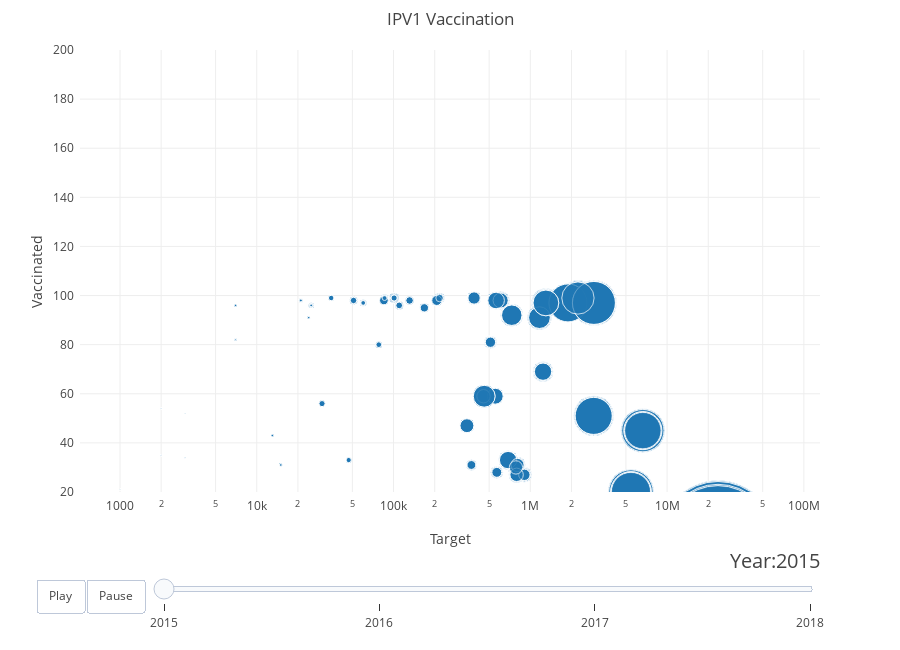

Notebook code for this chart:
### Code cell
from bubbly.bubbly import make_grid, set_layout, get_trace

# Define the new variable
size_column = 'values' 

# Make the grid
years = dataset[time_column].unique()

col_name_template = '{}+{}_grid'
column_names = [x_column, y_column, bubble_column, size_column]
grid = make_grid(dataset, column_names, time_column, years)
    
# Set the layout
figure, sliders_dict = set_layout(x_title='Target', y_title='Vaccinated', 
            title='IPV1 Vaccination', x_logscale=True, y_logscale=False, 
            show_slider=True, slider_scale=years, show_button=True, show_legend=False, 
            height=650)
# Add the base frame
year = min(years)
col_name_template_year = col_name_template.format(year, {})
trace = get_trace(grid=grid, col_name_template=col_name_template_year, 
                    x_column=x_column, y_column=y_column, 
                    bubble_column=bubble_column, size_column=size_column)
figure['data'].append(trace)


# Add time frames
for year in years:
    frame = {'data': [], 'name': str(year)}
    col_name_template_year = col_name_template.format(year, {})
    trace = get_trace(grid=grid, col_name_template=col_name_template_year, 
                    x_column=x_column, y_column=y_column, 
                    bubble_column=bubble_column, size_column=size_column)
    frame['data'].append(trace)
    figure['frames'].append(frame) 
    add_slider_steps(sliders_dict, year)

# Set the layout once more
figure['layout']['xaxis']['autorange'] = True
figure['layout']['yaxis']['range'] = [20, 200]
figure['layout']['sliders'] = [sliders_dict]

#print(frame)
# Plot the animation
plotly.offline.iplot(figure, config={'scrollzoom': True})

### Figure 1 — Plotly figure (JSON) as saved in the notebook; plotly's stock layout.template omitted (floating-point values rounded to 4 significant figures; data arrays with more than 128 entries replaced by an {"elided": "..."} marker saying what was removed)
{"data": [{"marker": {"size": {"elided": "1540 int values"}, "sizemode": "area", "sizeref": 200000}, "mode": "markers", "text": {"elided": "1540 str values"}, "type": "scatter", "uid": "b1b4e8a2-0a2b-459e-a47e-c45b45d693fd", "x": {"elided": "1540 int values"}, "y": {"elided": "1540 int values"}}], "layout": {"height": 650, "hovermode": "closest", "margin": {"b": 50, "pad": 5, "t": 50}, "showlegend": false, "sliders": [{"active": 0, "currentvalue": {"font": {"size": 20}, "prefix": "Year:", "visible": true, "xanchor": "right"}, "len": 0.9, "pad": {"b": 10, "t": 50}, "steps": [{"args": [[2015], {"frame": {"duration": 300, "redraw": false}, "mode": "immediate", "transition": {"duration": 300}}], "label": "2015", "method": "animate"}, {"args": [[2016], {"frame": {"duration": 300, "redraw": false}, "mode": "immediate", "transition": {"duration": 300}}], "label": "2016", "method": "animate"}, {"args": [[2017], {"frame": {"duration": 300, "redraw": false}, "mode": "immediate", "transition": {"duration": 300}}], "label": "2017", "method": "animate"}, {"args": [[2018], {"frame": {"duration": 300, "redraw": false}, "mode": "immediate", "transition": {"duration": 300}}], "label": "2018", "method": "animate"}], "transition": {"duration": 300, "easing": "cubic-in-out"}, "x": 0.1, "xanchor": "left", "y": 0, "yanchor": "top"}], "title": {"text": "IPV1 Vaccination"}, "updatemenus": [{"buttons": [{"args": [null, {"frame": {"duration": 500, "redraw": false}, "fromcurrent": true, "transition": {"duration": 300, "easing": "quadratic-in-out"}}], "label": "Play", "method": "animate"}, {"args": [[null], {"frame": {"duration": 0, "redraw": false}, "mode": "immediate", "transition": {"duration": 0}}], "label": "Pause", "method": "animate"}], "direction": "left", "pad": {"r": 10, "t": 87}, "showactive": false, "type": "buttons", "x": 0.1, "xanchor": "right", "y": 0, "yanchor": "top"}], "xaxis": {"autorange": true, "title": {"text": "Target"}, "type": "log"}, "yaxis": {"autorange": false, "range": [20, 200], "title": {"text": "Vaccinated"}}}}
